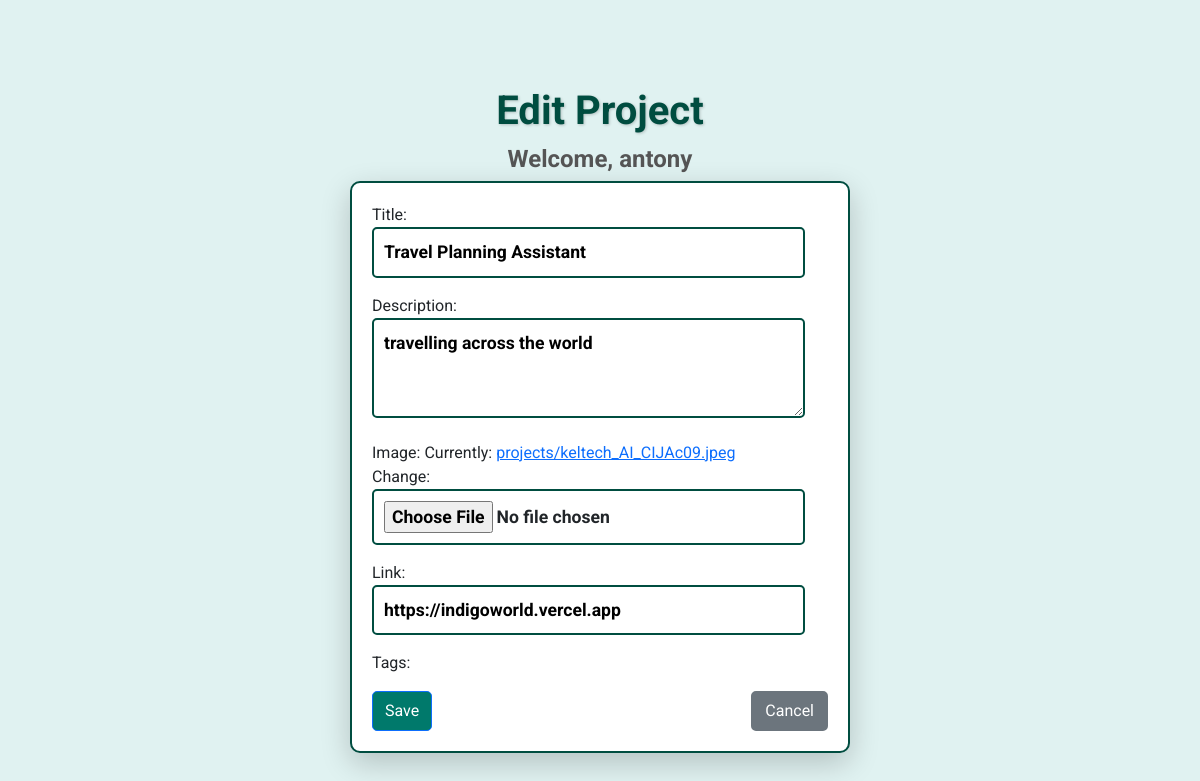
Page /project/24/edit/ (signed in) on the committed database.
### accounts/models.py (models this page shows)
class CustomUser(AbstractUser):
    bio = models.TextField(null=True, blank=True)
    test = models.TextField(null=True, blank=True)

### portfolio/models.py (models this page shows, shortened)
class Project(models.Model):
    user = models.ForeignKey(settings.AUTH_USER_MODEL, on_delete=models.CASCADE)
    title = models.CharField(max_length=255)
    description = models.TextField()
    image = models.ImageField(upload_to='projects/')
    link = models.URLField(blank=True)
    tags = models.ManyToManyField(Tag, blank=True)
    is_active = models.BooleanField(default=True)

### portfolio/views.py (the view)
# urls.py: path('project/<int:pk>/edit/', project_edit, name='project_edit'),
@login_required  # Ensures the user is logged in
def project_edit(request, pk):
    project = get_object_or_404(Project, pk=pk, user=request.user)
    if request.method == "POST":
        form = ProjectForm(request.POST, request.FILES, instance=project)
        if form.is_valid():
            form.save()
            messages.success(request, 'Project updated successfully!')
            return redirect('portfolio:project_detail', pk=project.pk)
    else:
        form = ProjectForm(instance=project)
    return render(request, 'portfolio/project_form.html', {'form': form})

### portfolio/forms.py
class ProjectForm(forms.ModelForm):
    class Meta:
        model = Project
        fields = ['title', 'description', 'image', 'link', 'tags']
        widgets = {
            'tags': forms.CheckboxSelectMultiple(),
        }

### portfolio/templates/portfolio/project_form.html (shortened to what this page needs)
{% load static %}
<!DOCTYPE html>
<html lang="en">
<head>
    <link rel="stylesheet" href="{% static 'bootstrap.min.css' %}">
</head>
<body>
    <div class="container">
        <h1 class="text-center">{% if form.instance.pk %}Edit{% else %}Add New{% endif %} Project</h1>
        <h4>Welcome, {{ user.username }}</h4>
        <form method="POST" enctype="multipart/form-data">
            {{ form.as_p }}
            <div class="d-flex justify-content-between mt-3">
                <button type="submit" class="btn btn-primary w-45">Save</button>
                <a href="{% url 'portfolio:project_list' %}" class="btn btn-secondary w-45">Cancel</a>
            </div>
        </form>
    </div>
</body>
</html>

### portfolio/templates/portfolio/project_form.html (style rules this page uses)
body { background-color: #E0F2F1; font-family: 'Roboto', sans-serif; margin: 0; padding: 20px; }
.container { min-height: 100vh; display: flex; flex-direction: column; justify-content: center; align-items: center; padding: 20px; }
h1 { font-size: 2.5rem; text-shadow: 1px 1px 3px rgba(0, 0, 0, 0.2); margin-bottom: 10px; font-weight: bold; color: #004d40; }
h4 { color: #555; font-weight: bold; }
form { width: 100%; max-width: 500px; padding: 20px; background-color: #ffffff; border-radius: 10px; box-shadow: 0 10px 30px rgba(0, 0, 0, 0.2); border: 2px solid #004d40; height: auto; }
button { font-size: 1.2rem; font-weight: bold; border: 2px solid #004d40; }
.btn-primary { border-radius: 5px; background-color: #00796b; color: white; }
.btn-secondary { border-radius: 5px; border: 2px solid #6c757d; }
input, select { font-size: 1.1rem; font-weight: bold; border: 2px solid #004d40; border-radius: 5px; padding: 10px; width: 95%; }
textarea { font-size: 1.1rem; font-weight: bold; border: 2px solid #004d40; border-radius: 5px; padding: 10px; width: 95%; height: 100px; }

### rows in the picture
CustomUser: username "antony"
Project: title "Travel Planning Assistant", description "travelling across the world", link "https://indigoworld.vercel.app"
